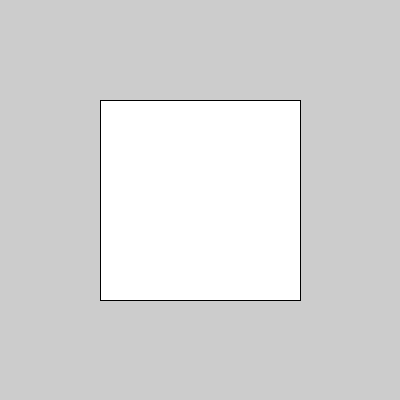
Frame 1 (no input)
Frame 60 (the mouse pressed at the canvas centre just before this capture): identical to frame 1, image omitted
Frame 120 (the mouse held since frame 60 and released just before this capture): identical to frame 1, image omitted

The Processing sketch that drew this single still picture (run headless with seeded random() and noise(); from frame 60 on, the mouse is pressed at the canvas centre):

// Processing sketch: processing_112519
// ── processing_112519.pde

void setup(){
size(400, 400);
}

void draw(){
if(keyPressed) {
if (key == '1') {
fill(255);
}
} else if(key == '1'){
fill(0);
}
rect(width/2-100,height/2-100, 200, 200);


}
